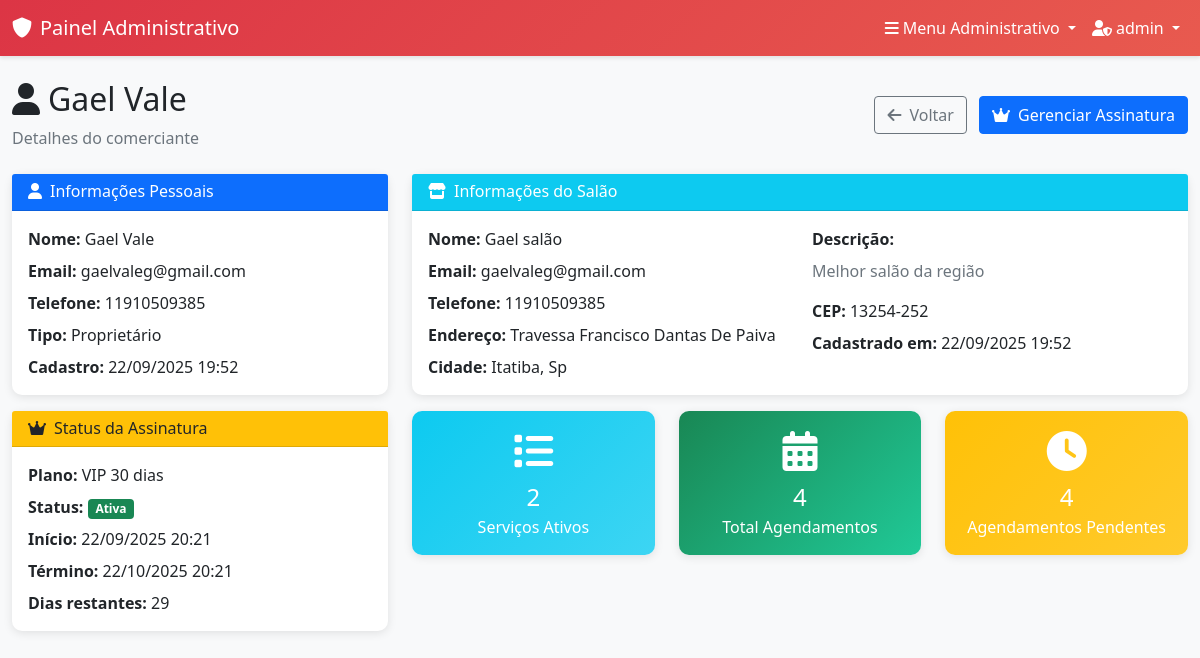
Page /admin-panel/owners/15/ (signed in) on the committed database.
### accounts/models.py (models this page shows, shortened)
class UserProfile(models.Model):
    USER_TYPES = (
        ('owner', 'Proprietário'),
        ('employee', 'Funcionário'),
        ('client', 'Cliente'),
    )
    user = models.OneToOneField(User, on_delete=models.CASCADE, related_name='profile')
    user_type = models.CharField(max_length=10, choices=USER_TYPES, default='client')
    phone = models.CharField(max_length=15, blank=True, null=True)
    birth_date = models.DateField(blank=True, null=True)
    profile_picture = models.URLField(max_length=500, blank=True, null=True, help_text="URL do avatar/foto de perfil")
    created_at = models.DateTimeField(auto_now_add=True)
    updated_at = models.DateTimeField(auto_now=True)
    class Meta:
        verbose_name = "Perfil de Usuário"
        verbose_name_plural = "Perfis de Usuários"

### subscriptions/models.py (models this page shows, shortened)
class Subscription(models.Model):
    PLAN_TYPES = (
        ('trial_10', 'Teste 10 dias'),
        ('vip_30', 'VIP 30 dias'),
    )
    STATUS_CHOICES = (
        ('active', 'Ativo'),
        ('expired', 'Expirado'),
        ('cancelled', 'Cancelado'),
    )
    user = models.OneToOneField(User, on_delete=models.CASCADE, related_name='subscription')
    plan_type = models.CharField(max_length=10, choices=PLAN_TYPES, default='trial_10')
    start_date = models.DateTimeField(auto_now_add=True)
    end_date = models.DateTimeField()
    status = models.CharField(max_length=10, choices=STATUS_CHOICES, default='active')
    created_at = models.DateTimeField(auto_now_add=True)
    last_renewal = models.DateTimeField(blank=True, null=True)
    def is_active(self):
        return self.status == 'active' and self.end_date > timezone.now()
    def days_remaining(self):
        if self.is_active():
            remaining = self.end_date - timezone.now()
            return remaining.days
        return 0
    class Meta:
        verbose_name = "Assinatura"
        verbose_name_plural = "Assinaturas"

### salons/models.py (models this page shows, shortened)
class Salon(models.Model):
    name = models.CharField(max_length=100, verbose_name="Nome do Salão")
    description = models.TextField(blank=True, null=True, verbose_name="Descrição")
    photo = models.ImageField(upload_to='salon_photos/', blank=True, null=True, verbose_name="Foto do Salão")
    address = models.CharField(max_length=200, verbose_name="Endereço")
    city = models.CharField(max_length=100, verbose_name="Cidade")
    state = models.CharField(max_length=2, verbose_name="Estado")
    zip_code = models.CharField(max_length=10, verbose_name="CEP")
    phone = models.CharField(max_length=15, verbose_name="Telefone")
    email = models.EmailField(verbose_name="Email")
    owner = models.OneToOneField(User, on_delete=models.CASCADE, related_name='salon', verbose_name="Proprietário")
    weekdays_open = models.TimeField(blank=True, null=True, verbose_name="Segunda à Sexta - Abertura")
    weekdays_close = models.TimeField(blank=True, null=True, verbose_name="Segunda à Sexta - Fechamento")
    saturday_open = models.TimeField(blank=True, null=True, verbose_name="Sábado - Abertura")
    saturday_close = models.TimeField(blank=True, null=True, verbose_name="Sábado - Fechamento")
    sunday_open = models.TimeField(blank=True, null=True, verbose_name="Domingo - Abertura")
    sunday_close = models.TimeField(blank=True, null=True, verbose_name="Domingo - Fechamento")
    created_at = models.DateTimeField(auto_now_add=True)
    updated_at = models.DateTimeField(auto_now=True)
    class Meta:
        verbose_name = "Salão"
        verbose_name_plural = "Salões"

### admin_panel/views.py (the view)
# urls.py: path('owners/<int:owner_id>/', views.owner_detail, name='owner_detail'),
@login_required
@user_passes_test(is_admin_user)
def owner_detail(request, owner_id):
    owner = get_object_or_404(UserProfile, id=owner_id, user_type='owner')
    salon = getattr(owner.user, 'salon', None)
    subscription = getattr(owner.user, 'subscription', None)
    if salon:
        total_services = salon.services.filter(is_active=True).count()
        total_appointments = Appointment.objects.filter(salon=salon).count()
        pending_appointments = Appointment.objects.filter(
            salon=salon,
            status='scheduled'
        ).count()
    else:
        total_services = 0
        total_appointments = 0
        pending_appointments = 0
    return render(request, 'admin_panel/owner_detail.html', {
        'owner': owner,
        'salon': salon,
        'subscription': subscription,
        'total_services': total_services,
        'total_appointments': total_appointments,
        'pending_appointments': pending_appointments,
    })

### admin_panel/views.py (called while the page is built)
def is_admin_user(user):
    return user.is_authenticated and user.is_superuser

### templates/admin_panel/owner_detail.html (shortened to what this page needs)
{% extends 'admin_panel/base_admin.html' %}
{% block content %}
<div class="row">
    <div class="col-12">
        <div class="d-flex justify-content-between align-items-center mb-4">
            <div>
                <h2>
                    <i class="fas fa-user me-2"></i>{{ owner.user.first_name }} {{ owner.user.last_name }}
                </h2>
                <p class="text-muted mb-0">Detalhes do comerciante</p>
            </div>
            <div>
                <a href="{% url 'admin_panel:manage_owners' %}" class="btn btn-outline-secondary me-2">
                    <i class="fas fa-arrow-left me-2"></i>Voltar
                </a>
                <a href="{% url 'admin_panel:manage_subscription' owner.id %}" class="btn btn-primary">
                    <i class="fas fa-crown me-2"></i>Gerenciar Assinatura
                </a>
            </div>
        </div>
    </div>
</div>
<div class="row">
    <div class="col-lg-4 mb-4">
        <div class="card admin-card">
            <div class="card-header bg-primary text-white">
                <h6 class="mb-0">
                    <i class="fas fa-user me-2"></i>Informações Pessoais
                </h6>
            </div>
            <div class="card-body">
                <p class="mb-2"><strong>Nome:</strong> {{ owner.user.first_name }} {{ owner.user.last_name }}</p>
                <p class="mb-2"><strong>Email:</strong> {{ owner.user.email }}</p>
                <p class="mb-2"><strong>Telefone:</strong> {{ owner.phone|default:"Não informado" }}</p>
                <p class="mb-2"><strong>Tipo:</strong> {{ owner.get_user_type_display }}</p>
                <p class="mb-0"><strong>Cadastro:</strong> {{ owner.created_at|date:"d/m/Y H:i" }}</p>
            </div>
        </div>
        <div class="card admin-card mt-3">
            <div class="card-header bg-warning text-dark">
                <h6 class="mb-0">
                    <i class="fas fa-crown me-2"></i>Status da Assinatura
                </h6>
            </div>
            <div class="card-body">
                {% if subscription %}
                    <p class="mb-2"><strong>Plano:</strong> {{ subscription.get_plan_type_display }}</p>
                    <p class="mb-2"><strong>Status:</strong>
                        {% if subscription.is_active %}
                            <span class="badge bg-success">Ativa</span>
                        {% else %}
                            <span class="badge bg-danger">Expirada</span>
                        {% endif %}
                    </p>
                    <p class="mb-2"><strong>Início:</strong> {{ subscription.start_date|date:"d/m/Y H:i" }}</p>
                    <p class="mb-2"><strong>Término:</strong> {{ subscription.end_date|date:"d/m/Y H:i" }}</p>
                    <p class="mb-0"><strong>Dias restantes:</strong> {{ subscription.days_remaining }}</p>
                {% else %}
                    <div class="text-center py-3">
                        <i class="fas fa-exclamation-triangle text-warning display-6 mb-2"></i>
                        <p class="text-muted mb-0">Sem assinatura</p>
                    </div>
                {% endif %}
            </div>
        </div>
    </div>
    <div class="col-lg-8 mb-4">
        <div class="card admin-card">
            <div class="card-header bg-info text-white">
                <h6 class="mb-0">
                    <i class="fas fa-store me-2"></i>Informações do Salão
                </h6>
            </div>
            <div class="card-body">
                {% if salon %}
                    <div class="row">
                        <div class="col-md-6">
                            <p class="mb-2"><strong>Nome:</strong> {{ salon.name }}</p>
                            <p class="mb-2"><strong>Email:</strong> {{ salon.email }}</p>
                            <p class="mb-2"><strong>Telefone:</strong> {{ salon.phone }}</p>
                            <p class="mb-2"><strong>Endereço:</strong> {{ salon.address }}</p>
                            <p class="mb-0"><strong>Cidade:</strong> {{ salon.city }}, {{ salon.state }}</p>
                        </div>
                        <div class="col-md-6">
                            {% if salon.description %}
                                <p class="mb-2"><strong>Descrição:</strong></p>
                                <p class="text-muted">{{ salon.description }}</p>
                            {% endif %}
                            <p class="mb-2"><strong>CEP:</strong> {{ salon.zip_code }}</p>
                            <p class="mb-0"><strong>Cadastrado em:</strong> {{ salon.created_at|date:"d/m/Y H:i" }}</p>
                        </div>
                    </div>
                {% else %}
                    <div class="text-center py-4">
                        <i class="fas fa-store-slash display-4 text-muted mb-3"></i>
                        <h5 class="text-muted">Salão não cadastrado</h5>
                        <p class="text-muted">Este comerciante ainda não cadastrou seu salão</p>
                    </div>
                {% endif %}
            </div>
        </div>
        <div class="row mt-3">
            <div class="col-md-4 mb-3">
                <div class="card admin-card stat-card-info">
                    <div class="card-body text-center">
                        <div class="display-6 mb-2">
                            <i class="fas fa-list"></i>
                        </div>
                        <h4 class="mb-1">{{ total_services }}</h4>
                        <p class="mb-0">Serviços Ativos</p>
                    </div>
                </div>
            </div>
            <div class="col-md-4 mb-3">
                <div class="card admin-card stat-card-success">
                    <div class="card-body text-center">
                        <div class="display-6 mb-2">
                            <i class="fas fa-calendar-alt"></i>
                        </div>
                        <h4 class="mb-1">{{ total_appointments }}</h4>
                        <p class="mb-0">Total Agendamentos</p>
                    </div>
                </div>
            </div>
            <div class="col-md-4 mb-3">
                <div class="card admin-card stat-card-warning">
                    <div class="card-body text-center">
                        <div class="display-6 mb-2">
                            <i class="fas fa-clock"></i>
                        </div>
                        <h4 class="mb-1">{{ pending_appointments }}</h4>
                        <p class="mb-0">Agendamentos Pendentes</p>
                    </div>
                </div>
            </div>
        </div>
    </div>
</div>
{% endblock %}

### templates/admin_panel/base_admin.html (shortened to what this page needs)
<!DOCTYPE html>
<html lang="pt-br">
<head>
    <link href="https://cdn.jsdelivr.net/npm/bootstrap@5.1.3/dist/css/bootstrap.min.css" rel="stylesheet">
    <link href="https://cdnjs.cloudflare.com/ajax/libs/font-awesome/6.0.0/css/all.min.css" rel="stylesheet">
</head>
<body>
    <nav class="navbar navbar-expand-lg admin-navbar">
        <div class="container-fluid">
            <a class="navbar-brand text-white" href="{% url 'admin_panel:dashboard' %}">
                <i class="fas fa-shield-alt me-2"></i>Painel Administrativo
            </a>
            <div class="navbar-nav ms-auto">
                <div class="nav-item dropdown">
                    <a class="nav-link dropdown-toggle text-white" href="#" id="adminMenuDropdown" role="button" data-bs-toggle="dropdown">
                        <i class="fas fa-bars me-1"></i>Menu Administrativo
                    </a>
                </div>
                <div class="nav-item dropdown">
                    <a class="nav-link dropdown-toggle text-white" href="#" id="adminUserDropdown" role="button" data-bs-toggle="dropdown">
                        <i class="fas fa-user-shield me-1"></i>{{ user.first_name|default:user.username }}
                    </a>
                </div>
            </div>
        </div>
    </nav>
    <div class="container-fluid">
        <div class="mt-4">
            {% block content %}
            {% endblock %}
        </div>
    </div>
</body>
</html>

### templates/admin_panel/base_admin.html (style rules this page uses)
:root { --admin-primary: #dc3545; --admin-secondary: #6c757d; --admin-success: #198754; --admin-warning: #ffc107; --admin-dark: #212529; }
body { background-color: #f8f9fa; }
.admin-navbar { background: linear-gradient(135deg, var(--admin-primary), #e85a4f); box-shadow: 0 2px 4px rgba(0,0,0,0.1); }
.admin-card { border: none; border-radius: 10px; box-shadow: 0 2px 10px rgba(0,0,0,0.1); transition: transform 0.3s; }
.stat-card-success { background: linear-gradient(135deg, var(--admin-success), #20c997); color: white; }
.stat-card-warning { background: linear-gradient(135deg, var(--admin-warning), #ffca2c); color: white; }
.stat-card-info { background: linear-gradient(135deg, #0dcaf0, #3dd5f3); color: white; }

### rows in the picture
UserProfile: user.first_name "Gael", user.last_name "Vale", user.email "gaelvaleg@gmail.com", phone "11910509385", user_type "Proprietário", created_at "22/09/2025 19:52"
Subscription: plan_type "VIP 30 dias", start_date "22/09/2025 20:21", end_date "22/10/2025 20:21", days_remaining "29"
Salon: name "Gael salão", email "gaelvaleg@gmail.com", phone "11910509385", address "Travessa Francisco Dantas De Paiva", city "Itatiba", state "Sp", description "Melhor salão da região", zip_code "13254-252", created_at "22/09/2025 19:52"

### other values in the picture
{{ user.first_name|default:user.username }} "admin"
{{ total_services }} "2"
{{ total_appointments }} "4"
{{ pending_appointments }} "4"
